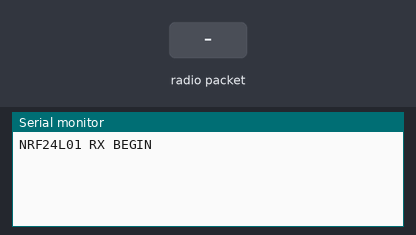
Bench run of a sketch on a simulated Arduino Uno, built with avr-gcc and run on an emulated ATmega328P. Shown: the last lines printed to the serial monitor. The test bench sets the inputs (shaded band). No radio packets arrive unless stated.

Above: at 1.2 s.
1.3 s: radio packet "1" arrives
At 2.2 s:
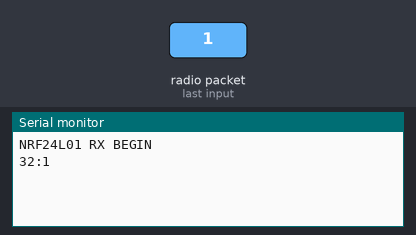
2.8 s: radio packet "0" arrives
At 3.3 s:
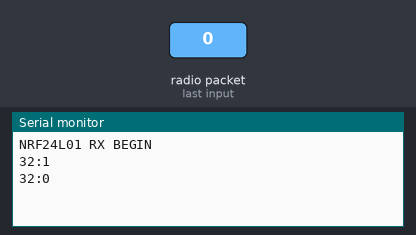
4.3 s: radio packet "2" arrives
At 5.6 s:
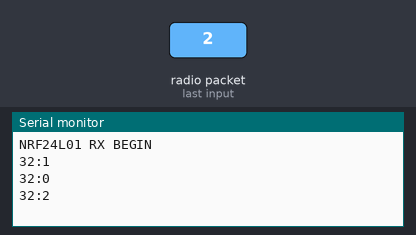

Measured:
- after the input at 1.3 s, the serial monitor: prints a new line at once (image 1)
- after the input at 2.8 s, the serial monitor: prints a new line at once (image 2)
- after the input at 4.3 s, the serial monitor: prints a new line at once (image 3)

The sketch:

XX_NRF24L01_01_RX.ino
```cpp
/*
* Arduino Wireless Communication Tutorial
*       Example 1 - Receiver Code
* https://howtomechatronics.com/tutorials/arduino/arduino-wireless-communication-nrf24l01-tutorial/
*
* by Dejan Nedelkovski, www.HowToMechatronics.com
*
* Library: TMRh20/RF24, https://github.com/tmrh20/RF24/
*/

#include <SPI.h>
#include <nRF24L01.h>
#include <RF24.h>

RF24 radio(7, 8); // CE, CSN

const byte address[6] = "00099";

void setup() {
  Serial.begin(9600);
  Serial.println("NRF24L01 RX BEGIN");
  radio.begin();
  radio.openReadingPipe(0, address);
  radio.setPALevel(RF24_PA_MIN);
  radio.startListening();
}

void loop() {
  if (radio.available()) {
    char text[32] = "";
    radio.read(&text, sizeof(text));
    Serial.println(String(sizeof(text)) + ":" + String(text));
  }
}
```
